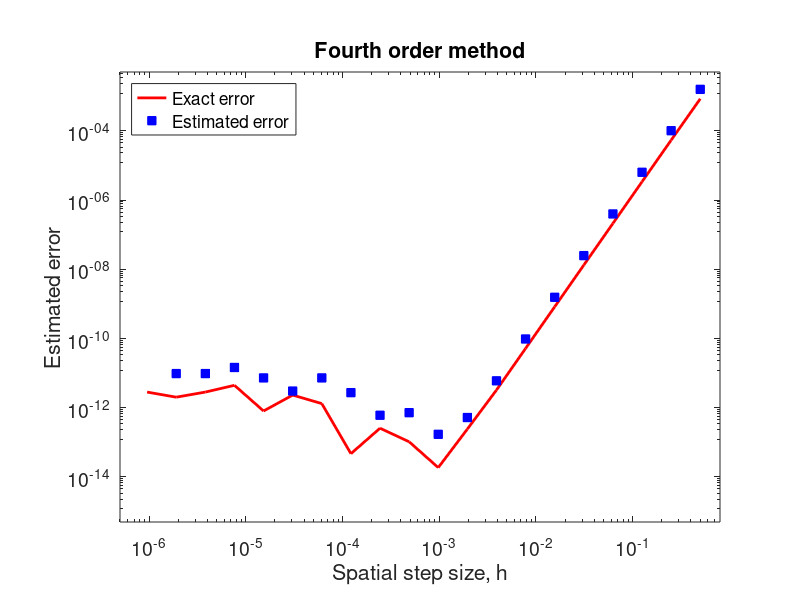

This chart was generated by the following MATLAB code:
%
% This code estimates the error of the fourth order numerical
% differentiation method and plots it as a function of the spatial step.
%
clear
figure(3)
clf reset
axes('position',[0.15,0.13,0.75,0.75])
%
h=2.^(-[1:20]);
n=size(h,2);
Th=zeros(1,n);
%
x=2.0;
for i=1:n,
  Th(i)=(-sin(x+2*h(i))+8*sin(x+h(i))-8*sin(x-h(i))+sin(x-2*h(i)))/(12*h(i));
end
%
err_est=abs(Th(1:n-1)-Th(2:n))/(1-0.5)+1.0e-16;
T_ext=cos(x);
err_ext=abs(Th-T_ext);
%
loglog(h, err_ext,'r-','linewidth',2.0)
hold on
loglog(h(1:n-1), err_est,'bs','Markerfacecolor','b')
%
axis([5.0e-7,8.0e-1,5.0e-16,5.0e-3])
set(gca,'fontsize',14)
set(gca,'xtick',10.^[-6:-1])
set(gca,'ytick',10.^[-14:2:-4])
xlabel('Spatial step size, h')
ylabel('Estimated error')
title('Fourth order method')
legend('Exact error','Estimated error','Location','NorthWest')
%
%
